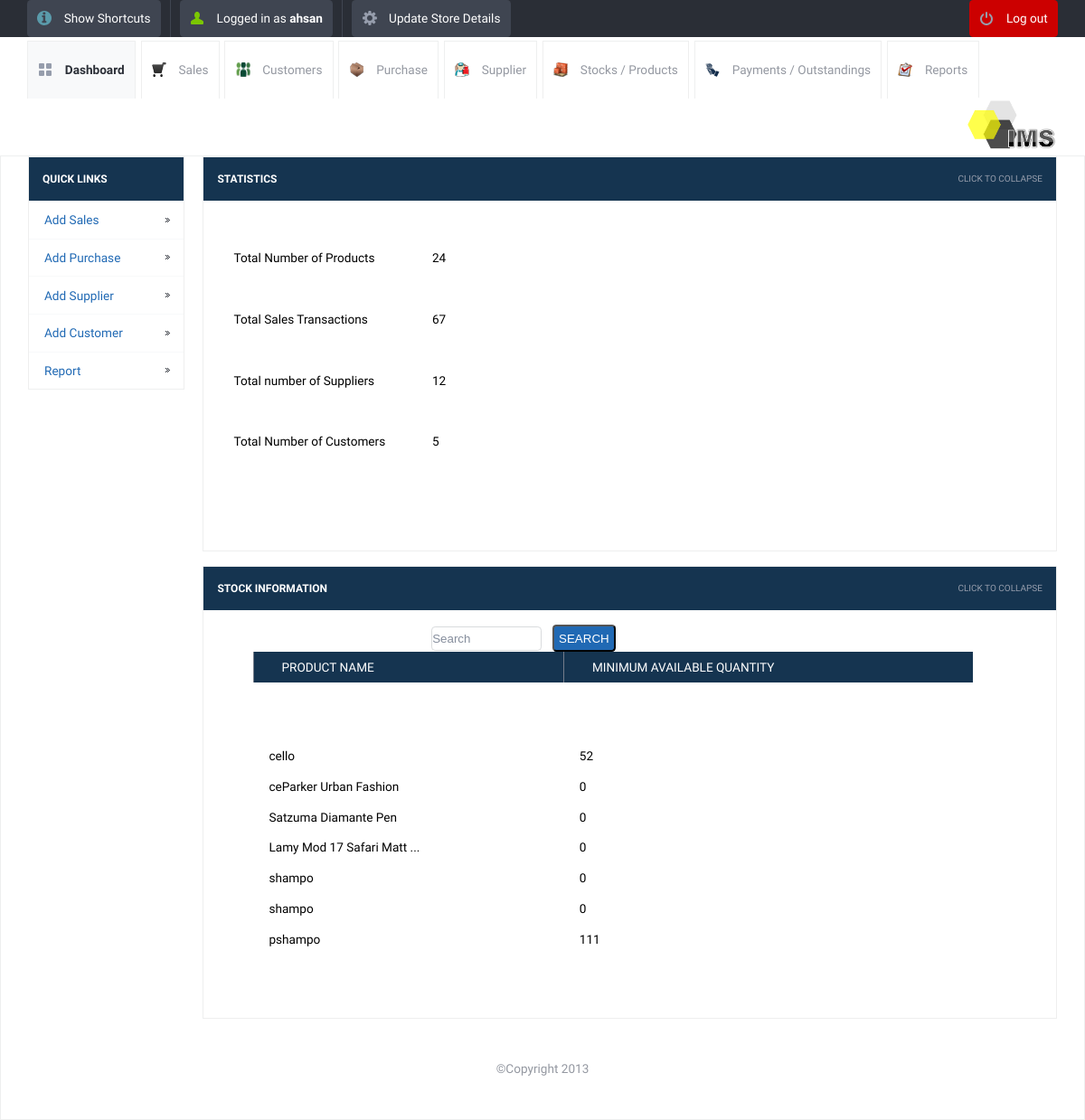
The page /dashboard.php (signed in) on the database its author committed.
### tables this page shows
CREATE TABLE IF NOT EXISTS `stock_avail` (
  `id` int(10) unsigned NOT NULL AUTO_INCREMENT,
  `name` varchar(120) NOT NULL,
  `quantity` int(10) unsigned NOT NULL,
  PRIMARY KEY (`id`)
);

### init.php (called while the page is built, shortened)
<?php
	include("lib/db.class.php");
	$db = new DB($config['database'], $config['host'], $config['username'], $config['password']);
	$POSNIC = array();
	$POSNIC['username'] = $_SESSION['username'];
	$POSNIC['usertype'] = $_SESSION['usertype'];
	$POSNIC['msg'] 		= '';
?>

### lib/db.class.php (called while the page is built, shortened)
<?php
  class DB
  {
    function DB($base, $server, $user, $pass)
    {
     $myconnection =  mysql_select_db($base)              ;
    }
    function queryUniqueValue($query, $debug = -1)
    {
      $query = "$query LIMIT 1";
      $result = mysql_query($query) or $this->debugAndDie($query);
      $line = mysql_fetch_row($result);
      return $line[0];
    }
    function countOfAll($table)
    {
      return $this->queryUniqueValue("SELECT COUNT(*) FROM `$table`");
    }
  }
?>

### dashboard.php (the view, shortened to what this page needs)
<?php
include_once("init.php");
?>
<!DOCTYPE html>
<html lang="en">
<head>
	<link rel="stylesheet" href="css/style.css">
	<?php include_once("tpl/common_js.php"); ?>
</head>
<body>
	<?php include_once("tpl/top_bar.php"); ?>
	<div id="header-with-tabs">
		<div class="page-full-width cf">
			<ul id="tabs" class="fl">
				<li><a href="dashboard.php" class="active-tab dashboard-tab">Dashboard</a></li>
				<li><a href="view_sales.php" class="sales-tab">Sales</a></li>
				<li><a href="view_customers.php" class=" customers-tab">Customers</a></li>
				<li><a href="view_purchase.php" class="purchase-tab">Purchase</a></li>
				<li><a href="view_supplier.php" class=" supplier-tab">Supplier</a></li>
				<li><a href="view_product.php" class=" stock-tab">Stocks / Products</a></li>
				<li><a href="view_payments.php" class="payment-tab">Payments / Outstandings</a></li>
				<li><a href="view_report.php" class="report-tab">Reports</a></li>
			</ul>
            <a href="#" id="company-branding-small" class="fr"><img src="<?php echo "upload/ims_perak.png"; ?>" alt="IMS" /></a>
		</div>
	</div>
	<div id="content">
		<div class="page-full-width cf">
			<div class="side-menu fl">
				<h3>Quick Links</h3>
				<ul>
					<li><a href="add_sales.php">Add Sales</a></li>
					<li><a href="add_purchase.php">Add Purchase</a></li>
					<li><a href="add_supplier.php">Add Supplier</a></li>
					<li><a href="add_customer.php">Add Customer</a></li>
					<li><a href="view_report.php">Report</a></li>
				</ul>
			</div>
			<div class="side-content fr">
				<div class="content-module">
					<div class="content-module-heading cf">
						<h3 class="fl">Statistics</h3>
						<span class="fr expand-collapse-text">Click to collapse</span>
					</div>
						<div class="content-module-main cf">
								<table style="width:350px; float:left;" border="0" cellpadding="0" cellspacing="0">
								  <tr>
									<td width="250" align="left">&nbsp;</td>
									<td width="150" align="left">&nbsp;</td>
								  </tr>
								  <tr>
									<td align="left">Total Number of Products</td>
									<td align="left"><?php echo  $count = $db->countOfAll("stock_avail");?>&nbsp;</td>
								  </tr>
								  <tr>
									<td align="left">&nbsp;</td>
									<td align="left">&nbsp;</td>
								  </tr>
								  <tr>
									<td align="left">Total Sales Transactions </td>
									<td align="left"><?php echo  $count = $db->countOfAll("stock_sales");?></td>
								  </tr>
								  <tr>
									<td align="left">&nbsp;</td>
									<td align="left">&nbsp;</td>
								  </tr>
								  <tr>
									<td align="left">Total number of Suppliers </td>
									<td align="left"><?php echo $count = $db->countOfAll("supplier_details");?></td>
								  </tr>
								  <tr>
									<td align="left">&nbsp;</td>
									<td align="left">&nbsp;</td>
								  </tr>
								  <tr>
									<td align="left">Total Number of Customers </td>
									<td align="left"><?php echo $count = $db->countOfAll("customer_details");?></td>
								  </tr>
								  <tr>
									<td align="left">&nbsp;</td>
									<td align="left">&nbsp;</td>
								  </tr>
								  <tr>
									<td align="left">&nbsp;</td>
									<td align="left">&nbsp;</td>
								  </tr>
						  </table>
					</div>
				</div>
                <div class="content-module">
                <div class="content-module-heading cf">
						<h3 class="fl">Stock Information</h3>
						<span class="fr expand-collapse-text">Click to collapse</span>
					</div>
                    <div class="content-module-main cf">
                       <table>
                       <form action="" method="post" name="search" >
   		 <input name="searchtxt" type="text" class="round my_text_box" placeholder="Search" style="margin-left: 200px" >
		<input name="Search" type="submit" class="my_button round blue   text-upper" value="Search">
</form>
		<?php
	$limit = 10;
	$page = $_GET['page'];
	if($page)
		$start = ($page - 1) * $limit;
	else
		$start = 0;
	$sql = "SELECT * FROM stock_avail LIMIT $start, $limit ";
	$result = mysql_query($sql);
?>
							<tr>
								<td>&nbsp;</td>
								<th>Product Name</th>
								<th>Minimum Available Quantity</th>
								<td>&nbsp;</td><td>&nbsp;</td>
							</tr>
<?php
while($row = mysql_fetch_array($result))
{
 ?>
	<tr>
            <td>&nbsp;</td>
   <td><?php
   $name = $db->queryUniqueValue("SELECT name FROM stock_avail WHERE quantity<=200  AND name='".$row['name']."'");
    echo $name;
    ?></td>
   <td> <?php $quantity = $db->queryUniqueValue("SELECT quantity FROM stock_avail WHERE quantity<=200  AND name='".$row['name']."'");
    echo $quantity; ?></td>
   <td>&nbsp;</td><td>&nbsp;</td>
</tr>
<?php $i++; } ?>
</table>
                    </div>
		</div>
                </div>
            </div>
	<div id="footer">
    <p> &copy;Copyright 2013</p>
	</div>
</body>
</html>

### tpl/common_js.php (shortened to what this page needs)
<link rel="stylesheet" href="css/cmxform.css">

### tpl/top_bar.php (shortened to what this page needs)
<div id="top-bar">
	<div class="page-full-width cf">
		<ul id="nav" class="fl">
			<li class="v-sep"><a href="javascript:void(0);" onclick="javascript:window.open('shortcuts.html','myNewWinsr','width=600,height=110,toolbar=0,menubar=no,status=no,resizable=yes,location=no,directories=no,scrollbars=yes');" class="round button dark ic-info image-left">Show Shortcuts</a></li>
			<li class="v-sep"><a href="#" class="round button dark menu-user image-left">Logged in as <strong><?php echo $POSNIC['username'] ?></strong></a>
			</li>
		<li><a href="update_details.php" class="round button dark menu-settings image-left">Update Store Details</a></li>
		</ul>
		<form action="#" method="POST" id="search-form" class="fr">
			<fieldset>
                                   <a href="logout.php" class="round button dark menu-logoff image-left" style="background-color: #cc0000">Log out</a>
			</fieldset>
		</form>
	</div>
</div>

### rows shown on the page
stock_avail: name "cello", quantity "52"
stock_avail: name "ceParker Urban Fashion", quantity "0"
stock_avail: name "Satzuma Diamante Pen", quantity "0"
stock_avail: name "Lamy Mod 17 Safari Matt ...", quantity "0"
stock_avail: name "shampo", quantity "0"
stock_avail: name "shampo", quantity "0"
stock_avail: name "pshampo", quantity "111"

### other values the page prints
$POSNIC['username'] "ahsan"
$count = $db->countOfAll("stock_avail") "24"
$count = $db->countOfAll("stock_sales") "67"
$count = $db->countOfAll("supplier_details") "12"
$count = $db->countOfAll("customer_details") "5"
